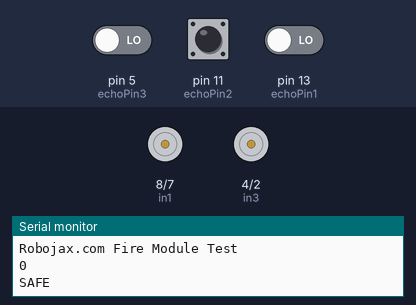
A sketch run on a simulated Arduino Uno, built with avr-gcc and run on an emulated ATmega328P. Shown: motor-driver pin pairs drawn as motors (green arrow = first pin HIGH = forward, orange = second pin HIGH = backward, longer = more drive, scaled by the enable pin), the last lines printed to the serial monitor. Inputs (shaded band) come from the test bench; at power-on: pin 11 (echoPin2) LOW, pin 5 (echoPin3) LOW, pin 13 (echoPin1) LOW.

Above: at 1.2 s.
1.3 s: pin 11 (echoPin2) pulsed HIGH 2 times (0.12 s each, 0.3 s apart)
At 6.1 s:
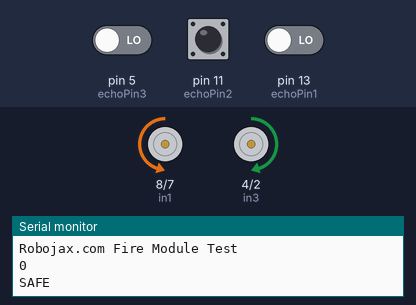
At 14.4 s:
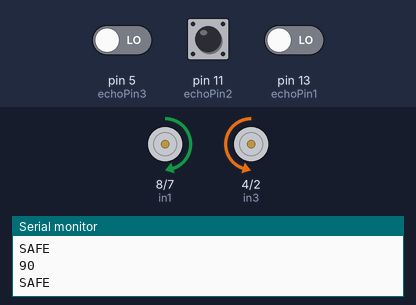
Timing chart, 0 to 22.1 s (numbered marks = the images above; inputs shaded):
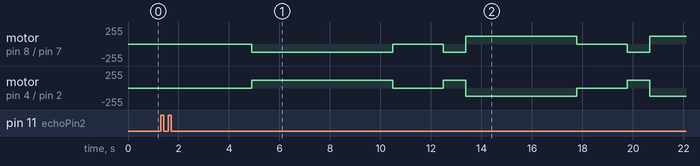

The sketch:

Funktions_code_Flame_stand__14.feb.ino
```cpp
int degree = 0; //gibt an, in welcher Stellung sich das Fahrzeug befindet --> Start ist bei 0
int dist1 = 30;
int dist2 = 30;

//------------------------Lampe------------
//#include <FastLED.h>
//#define NUM_LEDS 13
//#define DATA_PIN 1
//
////Define the array of leds
//CRGB leds[NUM_LEDS];


//--------------------Flame-------
#define FLAME 0 // connect DO pin of sensor to this pin

//--------------Motoren---------------------------------------------------------------------------------------------------

//Motoren
int in1 = 8;                //rechte Seite
int in2 = 7;                //rechte Seite
int in3 = 4;                //linke Seite
int in4 = 2;                //linke Seite

//Drehzahlregulierung
int ENA = 3;                //Drehzahlregelung rechte Seite
int ENB = 9;                //Drehzahlregelung linke Seite
//int SPEED1 = 80;            //Analoge Werte geben die Geschwindigkeit zum geradeaus Fahren vor (0-255)
int SpeedDrehen = 120;      //Analoge Werte geben die Geschwindigkeit für das Drehen des Fahrzeugs vor (0-255)

int SpeedLinks = 122;
int SpeedRechts = 80;

int DELAY = 900;
int DELAYdoppelt = 1200;
int DELAYstehen = 2000;
int DELAYultra = 80;

//--------------Ultraschallsensoren---------------------------------------------------------------------------------------

// Ultraschallsensor vorne
int trigPin1 = 12;
int echoPin1 = 13;
long dauer1 = 0;
long frontSensor = 0;

// Ultraschallsensor rechts
int trigPin2 = 10;
int echoPin2 = 11;
long dauer2 = 0;
long rightSensor = 0;

// Ultraschallsensor links
int trigPin3 = 6;
int echoPin3 = 5;
long dauer3 = 0;
long leftSensor = 0;


void setup()
{

//  //------------------Lampe-----------------------------------------------------------------------------------------------
//
//  FastLED.addLeds<NEOPIXEL, DATA_PIN>(leds, NUM_LEDS);
//
//  //-------------------Flame----------------------------------------------------------------------------------------------
  Serial.begin(9600);
  Serial.println("Robojax.com Fire Module Test");
  pinMode(FLAME, INPUT);//define FLAME input pin

//  // Flame sensor code for Robojax.com

  //------------------MOTORSTEUERUNG--------------------------------------------------------------------------------------

  pinMode(in1, OUTPUT); //rechte Seite
  pinMode(in2, OUTPUT); //rechte Seite
  pinMode(in3, OUTPUT); //linke Seite
  pinMode(in4, OUTPUT); //linke Seite

  //------------------Ultraschallsensoren---------------------------------------------------------------------------------

  // Ultraschallsensor 1
  Serial.begin(9600);
  pinMode(trigPin1, OUTPUT);
  pinMode(echoPin1, INPUT);

  // Ultraschallsensor 2
  //Serial.begin(9600);
  pinMode(trigPin2, OUTPUT);
  pinMode(echoPin2, INPUT);

  // Ultraschallsensor 3
  //Serial.begin(9600);
  pinMode(trigPin3, OUTPUT);
  pinMode(echoPin3, INPUT);
}


//-----------------------------Funktionen--------------------------------------------------------------------------------

void UltraschallSensoren (){
  //Vorne
  digitalWrite(trigPin1, LOW);
  delay(5);
  digitalWrite(trigPin1, HIGH);
  delay(10);
  digitalWrite(trigPin1, LOW);
  dauer1 = pulseIn(echoPin1, HIGH);
  frontSensor = (dauer1/2) * 0.03432;
  //Serial.print(frontSensor);
  //Serial.print(" cm");
  delay(DELAYultra);

  //Rechts
  digitalWrite(trigPin2, LOW);
  delay(5);
  digitalWrite(trigPin2, HIGH);
  delay(10);
  digitalWrite(trigPin2, LOW);
  dauer2 = pulseIn(echoPin2, HIGH);
  rightSensor = (dauer2/2) * 0.03432;
  //Serial.print(rightSensor);
  //Serial.print(" cm");
  delay(DELAYultra);

  //Links
  digitalWrite(trigPin3, LOW);
  delay(5);
  digitalWrite(trigPin3, HIGH);
  delay(10);
  digitalWrite(trigPin3, LOW);
  dauer3 = pulseIn(echoPin3, HIGH);
  leftSensor = (dauer3/2) * 0.03432;
  //Serial.print(leftSensor);
  //Serial.print(" cm");
  delay(DELAYultra);
}

//---------------------------Funktionen für Fahren und Drehen-------------------------------------------------------------

void DrehungR90 (){
  analogWrite(ENA, SpeedDrehen); //speed 0 - 255
  analogWrite(ENB, SpeedDrehen); //speed 0 - 255
  digitalWrite(in1, LOW);
  digitalWrite(in2, HIGH);
  digitalWrite(in3, HIGH);
  digitalWrite(in4, LOW);
  delay(DELAY);
}

void DrehungL90 (){
  analogWrite(ENA, SpeedDrehen); //speed 0 - 255
  analogWrite(ENB, SpeedDrehen); //speed 0 - 255
  digitalWrite(in1, HIGH);
  digitalWrite(in2, LOW);
  digitalWrite(in3, LOW);
  digitalWrite(in4, HIGH);
  delay(DELAY);
}

void DrehungR180 (){
  analogWrite(ENA, SpeedDrehen); //speed 0 - 255
  analogWrite(ENB, SpeedDrehen); //speed 0 - 255
  digitalWrite(in1, LOW);
  digitalWrite(in2, HIGH);
  digitalWrite(in3, HIGH);
  digitalWrite(in4, LOW);
  delay(DELAYdoppelt);
}

void DrehungL180 (){
  analogWrite(ENA, SpeedDrehen); //speed 0 - 255
  analogWrite(ENB, SpeedDrehen); //speed 0 - 255
  digitalWrite(in1, HIGH);
  digitalWrite(in2, LOW);
  digitalWrite(in3, LOW);
  digitalWrite(in4, HIGH);
  delay(DELAYdoppelt);
}

void Stop (){
  digitalWrite(in1, LOW);
  digitalWrite(in2, LOW);
  digitalWrite(in3, LOW);
  digitalWrite(in4, LOW);
  delay(DELAYstehen);
}

void VorwaertsFahren (){
  analogWrite(ENA, SpeedLinks); //speed 0 - 255
  analogWrite(ENB, SpeedRechts); //speed 0 - 255
  digitalWrite(in1, LOW);     // Linkeseite
  digitalWrite(in2, HIGH);    // Linkeseite
  digitalWrite(in3, LOW);     // Rechteseite
  digitalWrite(in4, HIGH);    // Rechteseite

}

//-------------------Funktionen für Logik--------------------------------------------------------------------------------


void Front(){

  if (degree == 0)
  {
    if (leftSensor < rightSensor)
    {
    //Rechtsdrehung
      degree = -90;
      DrehungR90();
    }

    else if (leftSensor > rightSensor)
    {
    //Linksdrehung
      degree = 90;
      DrehungL90();
    }

  }

  else if (degree == 90)
  {
    //Rechtsdrehung
    degree = 0;
    DrehungR90();

  }

  else if (degree == -90)
  {
    //Linksdrehung
    degree = 0;
    DrehungL90();

  }

//  else if (degree == 180)
//  {
//    //Rechtsdrehung um 180°
//    degree = 0;
//    DrehungR180;
//  }
  ///////_:_
}

//-----------------------------------------------------------------------------------------------------------------------

void FrontRight(){

  if (degree == 0)
  {
    //Linksdrehung
    degree = 90;
    DrehungL90();
  }

  else if (degree == 90)
  {
    //Linksdrehung um 180°
    degree = -90;
    DrehungL180();
    ////_:_
  }

  else if (degree == -90)
  {
    //Linksdrehung
    degree = 0;
    DrehungL90();
  }

//  else if (degree == 180)
//  {
//    //Linksdrehung um 180°
//    degree = 0;
//    DrehungL180();
//    //_:_
//  }
}

//-----------------------------------------------------------------------------------------------------------------------


void FrontLeft (){

  if (degree == 0)
  {
    //Rechtsdrehung
    degree = -90;
    DrehungR90();
  }

  else if (degree == 90)
  {
    //Rechtsdrehung
    degree = 0;
    DrehungR90();
  }

  else if (degree == -90)
  {
    //Rechtsdrehung um 180°
    degree = 90;
    DrehungR180();
  }
//
//  else if (degree == 180)
//  {
//    //Rechtsdrehung um 180°
//    degree = 0;
//    DrehungR180();
//  }
}


//-----------------------------------------------------------------------------------------------------------------------


void FrontRightLeft (){
//
//  if (degree == 180)
//  {
//    //Linksdrehung um 180°
//    degree = 0;
//    DrehungL180;
//  }

  if (degree == 90)
  {
    //Rechtsdrehung um 180°
    degree = -90;
    DrehungR180;
  }

  else if (degree == -90)
  {
    //Linksdrehung um 180°
    degree  = 90;
    DrehungL180;
  }

  else if (degree == 0)
  {
    //Rechtsdrehung um 180°
    degree = 180;
    DrehungR180;
  }
}


void DrehungNachVorne(){

  if (frontSensor > dist1 && rightSensor > dist2 && leftSensor > dist2)
  {
    if (degree == 90)
    {
      degree = 0;
      DrehungR90;
    }

    else if (degree == -90)
    {
      degree = 0;
      DrehungL90;
    }

//    else if (degree == 180)
//    {
//      degree = 0;
//      DrehungR180;
//    }
  }
}


void flame() {
    // Flame sensor code for Robojax.com


  int fire = digitalRead(FLAME);// read FLAME sensor

  if( fire == HIGH)
  {
    Serial.println("!!!FIRE DETECTED!!!");
  }else{
    Serial.println("SAFE");
    // Flame sensor code for Robojax.com

  }

  delay(200);
}
//void lampe() {
//
//  //Turn the LED on, then pause
//  leds[0]= CRGB::Red;
//  leds[1]= CRGB::White;
//  leds[2]= CRGB::White;
//  leds[3]= CRGB::White;
//  leds[4]= CRGB::White;
//  leds[5]= CRGB::White;
//  leds[6]= CRGB::White;
//  leds[7]= CRGB::White;
//  leds[8]= CRGB::White;
//  leds[9]= CRGB::White;
//  leds[10]= CRGB::White;
//  leds[11]= CRGB::White;
//  leds[12]= CRGB::Green;
//  FastLED.show();
//  delay(500);
//  // Now turn the LED off, then pause
//  leds[0]= CRGB::Black;
//  leds[12]= CRGB::Black;
//  FastLED.show();
//  delay(50);
//}


void loop(){

  Serial.println(degree);
  int fire = digitalRead(FLAME);// read FLAME sensor
  if(fire == LOW) {


//---------------Lampe-------------------

    //lampe();

//------------Flame-----------
    flame();

//--------------------Ultraschallsensoren---------------------------------------------------------------------------------


    UltraschallSensoren();


//--------------------BEGINN DER LOGIK------------------------------------------------------------------------------------


    if (frontSensor <=dist1){
      Stop();
      //UltraschallSensoren();


//--------------------Folgender Abschnitt: Wenn frontSensor alleine auslöst-----------------------------------------------

      Front();
      //UltraschallSensoren();

//--------------------Folgender Abschnitt: Wenn frontSensor && rightSensor auslöst----------------------------------------


      if (rightSensor <= dist2)//(frontSensor <= dist1 && rightSensor <= dist2)
      {
        //UltraschallSensoren();
        FrontRight();
      }


//--------------------Folgender Abschnitt: Wenn frontSensor && leftSensor------------------------------------------------


      else if (frontSensor <= dist1 && leftSensor <= dist2)
      {
        //UltraschallSensoren();
        FrontLeft();
      }


//--------------------Folgender Abschnitt: Wenn frontSensor && leftSensor && rightSensor---------------------------------


      else if (frontSensor <= dist1 && leftSensor <= dist2 && rightSensor <= dist2)
      {
        //UltraschallSensoren();
        FrontRightLeft();
      }


//--------------------Wenn keine Bedingung erfüllt ist, dreht sich das Fahrzeug auf 0° und fährt weiter-----------------


    } else
      //UltraschallSensoren();

    //DrehungNachVorne();
      VorwaertsFahren();

  } else
  Stop ();

}
```
